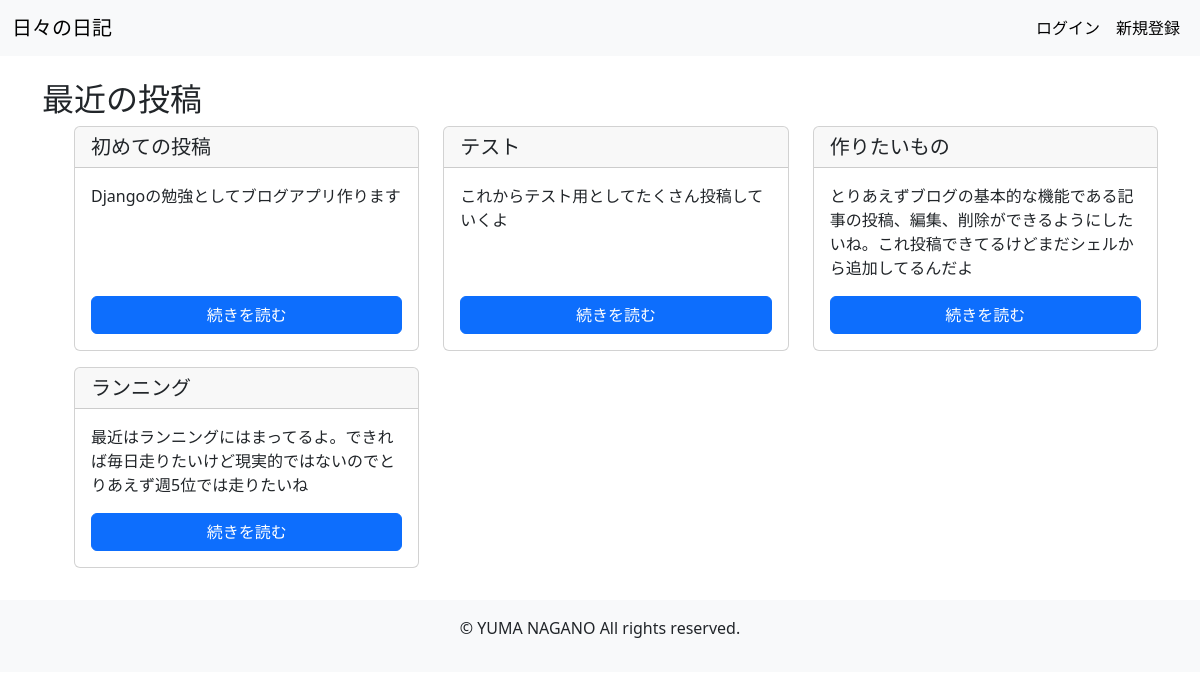
The page / on the database its author committed.
### brog/models.py (models this page shows, shortened)
class Post(models.Model):
    title = models.CharField(max_length=200)
    author = models.ForeignKey(User, on_delete=models.CASCADE)
    content = models.TextField()
    created_at = models.DateTimeField(auto_now_add=True)

### brog/views.py (the view)
# urls.py: path('', views.IndexView.as_view(), name='index'),
class IndexView(ListView):
    model = Post
    template_name = 'brog/index.html'
    context_object_name = 'posts'
    def get_queryset(self):
        return Post.objects.order_by('-created_at')[:3]
    def get_context_data(self, **kwargs):
        context = super().get_context_data(**kwargs)
        context['all_posts'] =  Post.objects.all()
        return context

### brog/templates/brog/index.html (shortened to what this page needs)
<!DOCTYPE html>
<html lang="ja">
  <head>
    {% load static %}
    <link
      href="https://cdn.jsdelivr.net/npm/bootstrap@5.3.0/dist/css/bootstrap.min.css"
      rel="stylesheet"
    />
    <link rel="stylesheet" href="{% static 'brog/css/style.css' %}" />
  </head>
  <body>
    <header>
      <nav class="navbar navbar-expand-lg bg-body-tertiary">
        <div class="container-fluid">
          <a class="navbar-brand ">日々の日記</a>
          <div class="collapse navbar-collapse" id="navbarNav">
            <ul class="navbar-nav ms-auto">
              <li class="nav-item ">
                <a class="nav-link active btn-sm " aria-current="page" href="{% url 'brog:login' %}">ログイン</a>
              </li>
              <li class="nav-item">
                <a class="nav-link active btn-sm " aria-current="page" href="{% url 'brog:signup' %}">新規登録</a>
              </li>
            </ul>
          </div>
        </div>
      </nav>
    </header>
    <div class="container mt-4">
    <main>
      <section>
        <h2>最近の投稿</h2>
        <ul>
          <div class="row">
            {% for post in all_posts %}
            <div class="col-md-4 mb-3">
              <div class="card h-100">
                <div class="card-header">
                  <h5 class="card-title mb-0">{{ post.title }}</h5>
                </div>
                <div class="card-body d-flex flex-column">
                  <p class="card-text">{{ post.content|truncatewords:30 }}</p>
                  <a
                    href="{% url 'brog:post_detail' post.id %}"
                    class="btn btn-primary mt-auto"
                    >続きを読む</a
                  >
                </div>
              </div>
            </div>
            {% endfor %}
          </div>
        </ul>
      </section>
    </main>
</div>
    <footer>
      <p>&copy; YUMA NAGANO All rights reserved.</p>
    </footer>
  </body>
</html>

### brog/static/brog/style.css (style rules this page uses)
body { display: flex; flex-direction: column; min-height: 100vh; margin: 0; }
main { flex: 1; }
footer { background-color: #f8f9fa; padding: 1rem; text-align: center; }

### rows shown on the page
Post: title "初めての投稿", content "Djangoの勉強としてブログアプリ作ります"
Post: title "テスト", content "これからテスト用としてたくさん投稿していくよ"
Post: title "作りたいもの", content "とりあえずブログの基本的な機能である記事の投稿、編集、削除ができるようにしたいね。これ投稿できてるけどまだシェルから追加してるんだよ"
Post: title "ランニング", content "最近はランニングにはまってるよ。できれば毎日走りたいけど現実的ではないのでとりあえず週5位では走りたいね"
